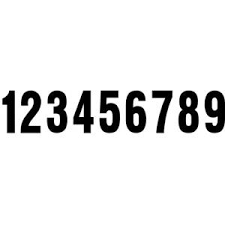
#> input picture images.png, 225 x 225 px
$ python -i main.py   (imports and definitions only)
#> lines starting #> are read from the running program, lines starting #| are printed output that depends on the picture
from tkinter import *
from tkinter import filedialog
from PIL import ImageTk, Image
import cv2
import pytesseract

pytesseract.pytesseract.tesseract_cmd = 'E:\\Tesseract\\tesseract.exe'

# [2 lines not run here, left out]

# [1 line that did not run here, left out]
# [1 line that did not run here, left out]
# [1 line that did not run here, left out]
# [1 line not run here, left out]


def extract(path):
    Actual_image = cv2.imread(path)
    Sample_img = cv2.resize(Actual_image,(400,350))
    Image_ht,Image_wd,Image_thickness = Sample_img.shape
    Sample_img = cv2.cvtColor(Sample_img,cv2.COLOR_BGR2RGB)
    texts = pytesseract.image_to_data(Sample_img)
    mytext=""
    prevy=0
    for cnt,text in enumerate(texts.splitlines()):
        if cnt==0:
            continue
        text = text.split()
        if len(text)==12:
            x,y,w,h = int(text[6]),int(text[7]),int(text[8]),int(text[9])
            if(len(mytext)==0):
                prey=y
            if(prevy-y>=10 or y-prevy>=10):
                print(mytext)
                Label(root,text=mytext,font=('Times',15,'bold')).pack()
                mytext=""
            mytext = mytext + text[11]+" "
            prevy=y
    print(mytext)
    Label(root,text=mytext,font=('Times',15,'bold')).pack()

def show_extract_button(path):
    extractBtn= Button(root,text="Extract text",command=lambda: extract(path),bg="#2f2f77",fg="gray",pady=15,padx=15,font=('Times',15,'bold'))
    extractBtn.pack()

def upload():
    try:
        path=filedialog.askopenfilename()
#> the answer given: images.png
        image=Image.open(path)
#> image is the input picture: PIL image 225x225 P; min 0, max 255, mean 231.2
        image = image.resize((400,400))
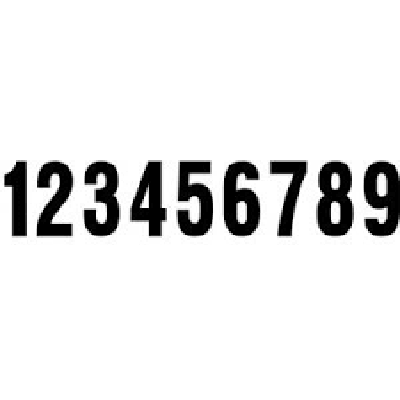
#> image: PIL image 400x400 P; min 0, max 255, mean 231.3
        img=ImageTk.PhotoImage(image)
        uploaded_img.configure(image=img)
        uploaded_img.image=img
        show_extract_button(path)
    except:
        pass

# [1 line that did not run here, left out]
# [5 lines not run here, left out]

>>> result = upload()

$ run again, with download.png copied over images.png
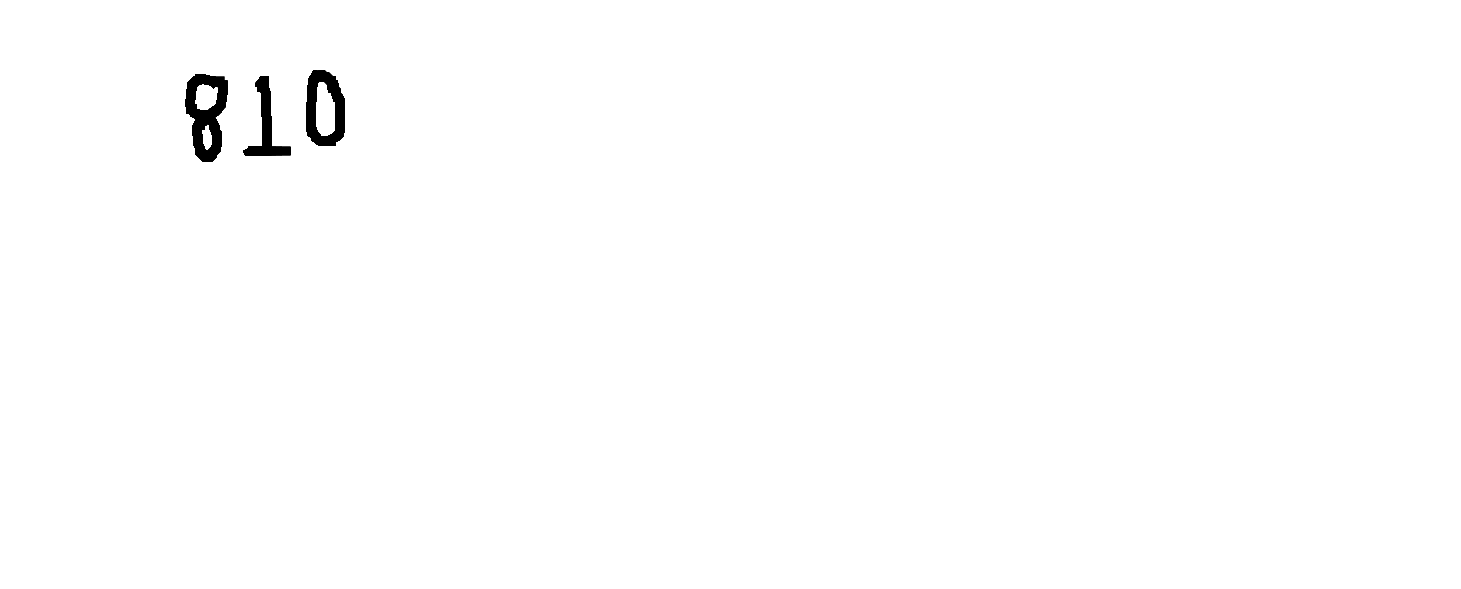
#> input picture download.png, 1461 x 589 px
#> in upload, image is the input picture: PIL image 1461x589 RGBA; mean R, G, B, A 119.3, 119.3, 119.3, 120.8
#> in upload, `image = image.resize((400,400))`:
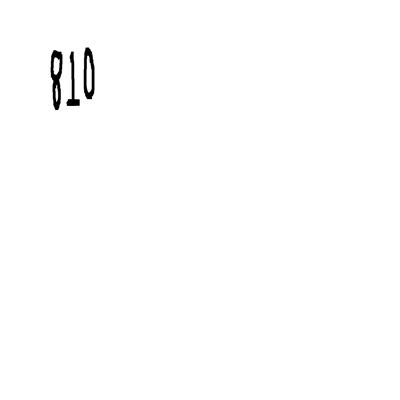
#> image: PIL image 400x400 RGBA; mean R, G, B, A 119.6, 119.6, 119.6, 120.8; transparent parts drawn white
